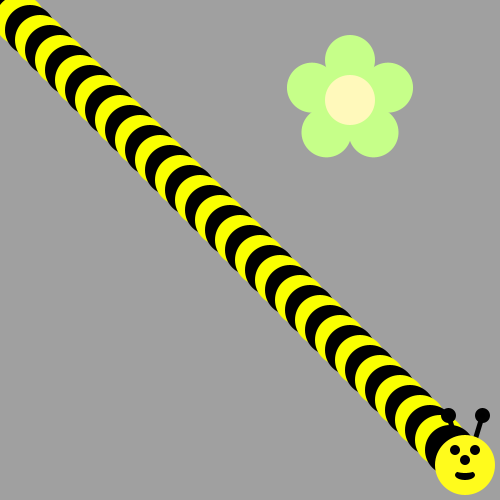
Frame 1 (no input)
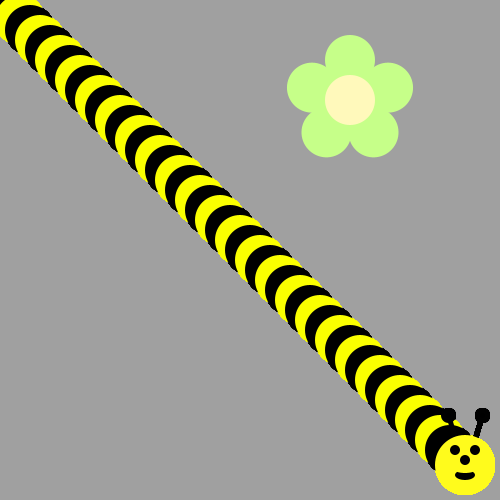
Frame 60 (the mouse pressed at the canvas centre just before this capture)
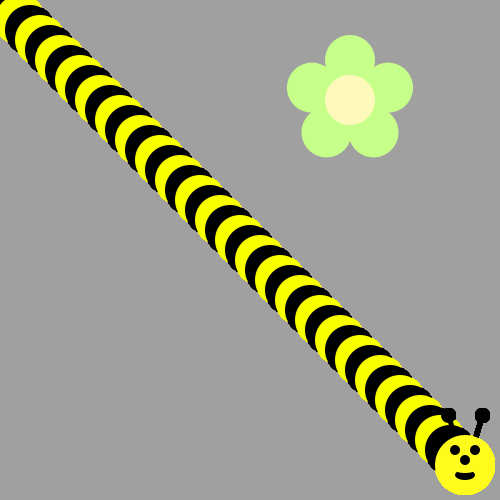
Frame 120 (the mouse held since frame 60 and released just before this capture)

The Processing sketch that drew these frames (run headless with seeded random() and noise(); from frame 60 on, the mouse is pressed at the canvas centre):

// Processing sketch: bumble_bee
// ── bumble_bee.pde
void draw() {
/*Use a loop to make a body for the Bee!
Then put his head on using drawBeeFace(x,y)
Use Modulo to make the colors alternate 
*/
for(int i= 0; i<460;i+=10){
  if(i%20==0){
  fill(250,255,0);
  }
  else{
  fill(0,0,0);
  }
  circle(i,i,50);
}
drawBeeFace(465,465);
}

void drawFlower(int x, int y) {
     noStroke();
     translate(x, y);
     // draw 5 petals, rotating after each one
     fill(#c6ff89);      // green
      for (int i = 0; i < 5; i++) {
           ellipse(0, -40, 50, 50);
          rotate(radians(72));
     }
     fill(#fff9bb); // light yellow
     ellipse(0, 0, 50, 50);
} 
void drawBeeFace(int BeeFaceX, int BeeFaceY) {
     noStroke();
     fill(0, 0, 0);
     stroke(1);
     strokeWeight(5);
     line(BeeFaceX-10, BeeFaceY-27, BeeFaceX-17, BeeFaceY-50);
     line(BeeFaceX+10, BeeFaceY-27, BeeFaceX+17, BeeFaceY-50);
     ellipse(BeeFaceX-17, BeeFaceY-50, 10, 10);
     ellipse(BeeFaceX+17, BeeFaceY-50, 10, 10);
     noStroke();
     fill(255, 251, 28);
     ellipse(BeeFaceX, BeeFaceY, 60, 60); // face
     fill(255, 237, 209);
     fill(0,0,0);
      ellipse(BeeFaceX-10, BeeFaceY-15, 10, 10); // eyes
     ellipse(BeeFaceX+10, BeeFaceY-15, 10, 10);
      ellipse(BeeFaceX, BeeFaceY-5, 10, 10); // nose
      ellipse(BeeFaceX, BeeFaceY+10, 20, 10);// mouth
     fill(255, 251, 28);
     ellipse(BeeFaceX, BeeFaceY+5, 20, 6);
}

void setup() {
     ellipseMode(CENTER);
     size(500, 500);
     background(160, 160, 160);
      drawFlower(350, 100);
}
